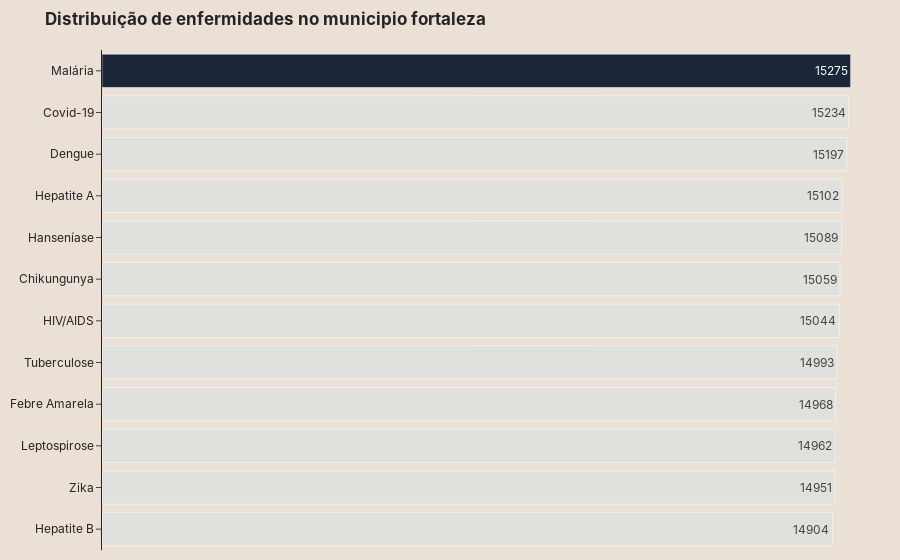

The notebook cell this image was saved under:
### Code cell
barplot_ce(data).show()

### Figure 1 — Plotly figure (JSON) as saved in the notebook; plotly's stock layout.template omitted (floating-point values rounded to 4 significant figures)
{"data": [{"marker": {"color": ["#e0e1dd", "#e0e1dd", "#e0e1dd", "#e0e1dd", "#e0e1dd", "#e0e1dd", "#e0e1dd", "#e0e1dd", "#e0e1dd", "#e0e1dd", "#e0e1dd", "#1b263b"]}, "orientation": "h", "text": [14900.0, 14950.0, 14960.0, 14970.0, 14990.0, 15040.0, 15060.0, 15090.0, 15100.0, 15200.0, 15230.0, 15280.0], "type": "bar", "x": [14904, 14951, 14962, 14968, 14993, 15044, 15059, 15089, 15102, 15197, 15234, 15275], "y": ["Hepatite B", "Zika", "Leptospirose", "Febre Amarela", "Tuberculose", "HIV/AIDS", "Chikungunya", "Hanseníase", "Hepatite A", "Dengue", "Covid-19", "Malária"]}], "layout": {"font": {"family": "'inter', sans-serif"}, "margin": {"b": 10, "l": 10, "r": 10, "t": 50}, "paper_bgcolor": "#eae0d5", "plot_bgcolor": "#eae0d5", "title": {"font": {"weight": "bold"}, "text": "Distribuição de enfermidades no municipio fortaleza"}, "xaxis": {"color": "#1b263b", "visible": false}}}
